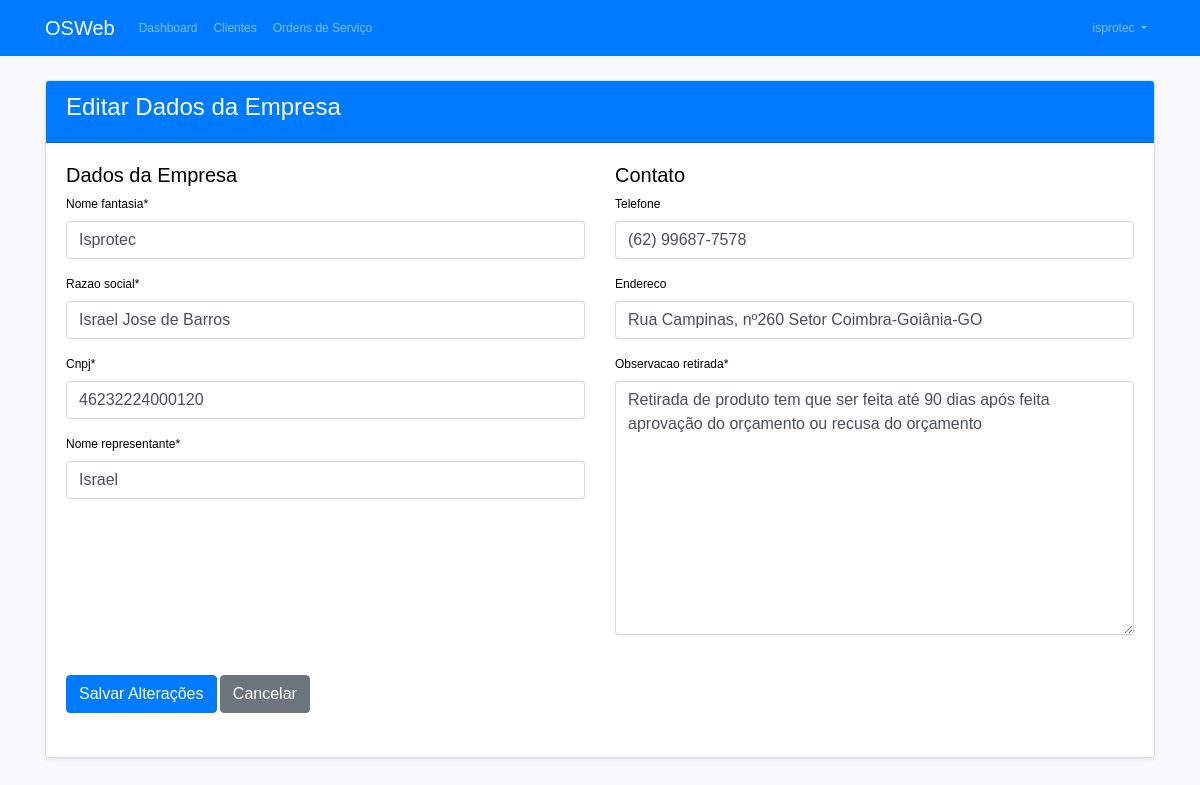
The app's page /empresa/editar/ (signed in) with its own data.
### core/models.py (models this page shows, shortened)
class User(AbstractUser):
    is_empresa = models.BooleanField(default=False)
    is_tecnico = models.BooleanField(default=False)
    empresa = models.ForeignKey('Empresa', on_delete=models.CASCADE, null=True, blank=True)
    telefone = models.CharField(max_length=15, blank=True, null=True)
    endereco = models.CharField(max_length=200, blank=True, null=True)

class Empresa(models.Model):
    usuario = models.OneToOneField(User, on_delete=models.CASCADE, related_name='empresa_user')
    nome_fantasia = models.CharField(max_length=100)
    razao_social = models.CharField(max_length=100)
    cnpj = models.CharField(max_length=18, unique=True)
    nome_representante = models.CharField(max_length=100)
    observacao_retirada = models.TextField(
        default="Retirada de produto tem que ser feita até 90 dias após feita aprovação do orçamento ou recusa do orçamento"
    )

### core/views.py (the view)
# urls.py: path('empresa/editar/', views.editar_empresa, name='editar_empresa'),
@login_required
def editar_empresa(request):
    if not request.user.is_empresa:
        return redirect('login')
    empresa = request.user.empresa_user
    if request.method == 'POST':
        form = EmpresaUpdateForm(request.POST, instance=empresa)
        if form.is_valid():
            form.save()
            messages.success(request, 'Dados da empresa atualizados com sucesso!')
            return redirect('empresa_dashboard')
    else:
        form = EmpresaUpdateForm(instance=empresa)
    return render(request, 'empresa/editar.html', {'form': form})

### core/forms.py (shortened to what this page needs)
class EmpresaUpdateForm(forms.ModelForm):
    telefone = forms.CharField(max_length=15, required=False)
    endereco = forms.CharField(max_length=200, required=False)
    class Meta:
        model = Empresa
        fields = ['nome_fantasia', 'razao_social', 'cnpj', 'nome_representante', 'observacao_retirada']
        widgets = {
            'cnpj': forms.TextInput(attrs={'data-mask': '00.000.000/0000-00'}),
            'telefone': forms.TextInput(attrs={'data-mask': '(00) 0000-0000'}),
        }
    def __init__(self, *args, **kwargs):
        super().__init__(*args, **kwargs)
        if self.instance and hasattr(self.instance, 'usuario'):
            self.fields['telefone'].initial = self.instance.usuario.telefone
            self.fields['endereco'].initial = self.instance.usuario.endereco
        for field in self.fields:
            self.fields[field].widget.attrs.update({'class': 'form-control'})

### core/templates/empresa/editar.html (shortened to what this page needs)
{% extends 'base.html' %}
{% load crispy_forms_tags %}
{% block content %}
<div class="card">
    <div class="card-header bg-primary text-white">
        <h4>Editar Dados da Empresa</h4>
    </div>
    <div class="card-body">
        <form method="post">
            <div class="row">
                <div class="col-md-6">
                    <h5>Dados da Empresa</h5>
                    {{ form.nome_fantasia|as_crispy_field }}
                    {{ form.razao_social|as_crispy_field }}
                    {{ form.cnpj|as_crispy_field }}
                    {{ form.nome_representante|as_crispy_field }}
                </div>
                <div class="col-md-6">
                    <h5>Contato</h5>
                    {{ form.telefone|as_crispy_field }}
                    {{ form.endereco|as_crispy_field }}
                    {{ form.observacao_retirada|as_crispy_field }}
                </div>
            </div>
            <div class="form-group mt-4">
                <button type="submit" class="btn btn-primary">Salvar Alterações</button>
                <a href="{% url 'empresa_dashboard' %}" class="btn btn-secondary">Cancelar</a>
            </div>
        </form>
    </div>
</div>
{% endblock %}

### core/templates/base.html (shortened to what this page needs)
{% load static %}
<!DOCTYPE html>
<html lang="pt-br">
<head>
    <link rel="stylesheet" href="https://stackpath.bootstrapcdn.com/bootstrap/4.5.2/css/bootstrap.min.css">
    <link rel="stylesheet" href="https://cdnjs.cloudflare.com/ajax/libs/font-awesome/5.15.1/css/all.min.css">
    <link href="{% static 'css/style.css' %}" rel="stylesheet">
</head>
<body>
    <nav class="navbar navbar-expand-lg navbar-dark bg-primary">
        <div class="container">
            <a class="navbar-brand" href="{% url 'empresa_dashboard' %}">OSWeb</a>
            <div class="collapse navbar-collapse" id="navbarNav">
                <ul class="navbar-nav mr-auto">
                    {% if user.is_authenticated %}
                        {% if user.is_empresa %}
                            <li class="nav-item">
                                <a class="nav-link" href="{% url 'empresa_dashboard' %}">Dashboard</a>
                            </li>
                            <li class="nav-item">
                                <a class="nav-link" href="{% url 'cliente_list' %}">Clientes</a>
                            </li>
                            <li class="nav-item">
                                <a class="nav-link" href="{% url 'ordem_servico_list' %}">Ordens de Serviço</a>
                            </li>
                        {% elif user.is_tecnico %}
                            <li class="nav-item">
                                <a class="nav-link" href="{% url 'ordem_servico_list' %}">Ordens de Serviço</a>
                            </li>
                        {% endif %}
                    {% endif %}
                </ul>
                <ul class="navbar-nav">
                    {% if user.is_authenticated %}
                        <li class="nav-item dropdown">
                            <a class="nav-link dropdown-toggle" href="#" id="navbarDropdown" role="button" data-toggle="dropdown">
                                {{ user.username }}
                            </a>
                        </li>
                    {% endif %}
                </ul>
            </div>
        </div>
    </nav>
    <div class="container mt-4">
        {% block content %}{% endblock %}
    </div>
</body>
</html>

### core/static/css/style.css (style rules this page uses)
body { background-color: #f8f9fa; }
.card { box-shadow: 0 0.125rem 0.25rem rgba(0, 0, 0, 0.075); margin-bottom: 20px; }
.card-header { font-weight: bold; }
.navbar { margin-bottom: 20px; }
.form-group { margin-bottom: 1.5rem; }
.card { margin-bottom: 20px; }
.card-header { font-weight: bold; background-color: #f8f9fa; }
body { font-family: Arial, sans-serif; font-size: 12px; color: #000; }

### records on screen
User: username "isprotec", telefone "(62) 99687-7578", endereco "Rua Campinas, nº260 Setor Coimbra-Goiânia-GO"
Empresa: nome_fantasia "Isprotec", razao_social "Israel Jose de Barros", cnpj "46232224000120", nome_representante "Israel", observacao_retirada "Retirada de produto tem que ser feita até 90 dias após feita aprovação do orçamento ou recusa do orçamento"
